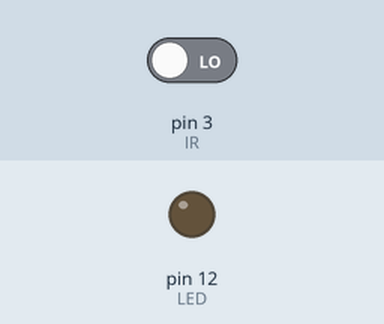
This sketch was run on a simulated Arduino Uno, built with avr-gcc and run on an emulated ATmega328P. Shown: output pins drawn as LEDs (lit = HIGH). Inputs (shaded band) come from the test bench; at power-on: pin 3 (IR) LOW.

Above: at 1.2 s.
1.3 s: pin 3 (IR) driven HIGH
At 2.4 s:
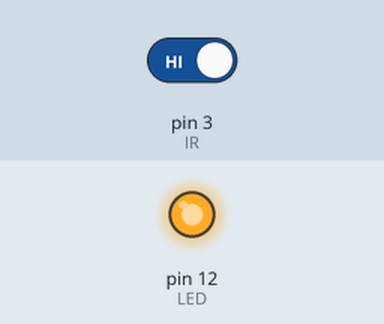
2.8 s: pin 3 (IR) driven LOW
At 3.5 s:
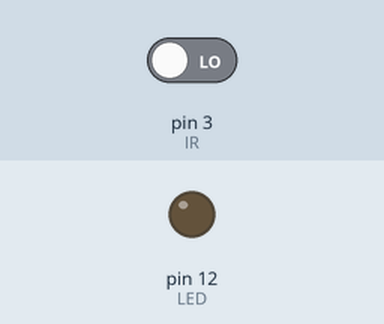
Timing chart, 0 to 5.8 s (numbered marks = the images above; inputs shaded):
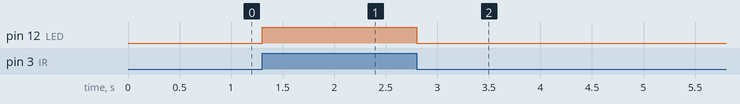

The sketch:

IR.hex.ino
```cpp
int IR = 3;
int LED = 12;
void setup() {
  // put your setup code here, to run once:
  Serial.begin(9600);
  pinMode(IR,INPUT);
  pinMode(LED,OUTPUT);
}

void loop() {
  // put your main code here, to run repeatedly:
  int z = digitalRead(IR);
  if(z == HIGH)
  {
    digitalWrite(LED,HIGH);

  }
  if(z == LOW)
  {
    digitalWrite(LED,LOW);
  }

}
```

Measured:
- after the input at 1.3 s, pin 12 (LED): LOW → HIGH at once
- after the input at 2.8 s, pin 12 (LED): HIGH → LOW at once
